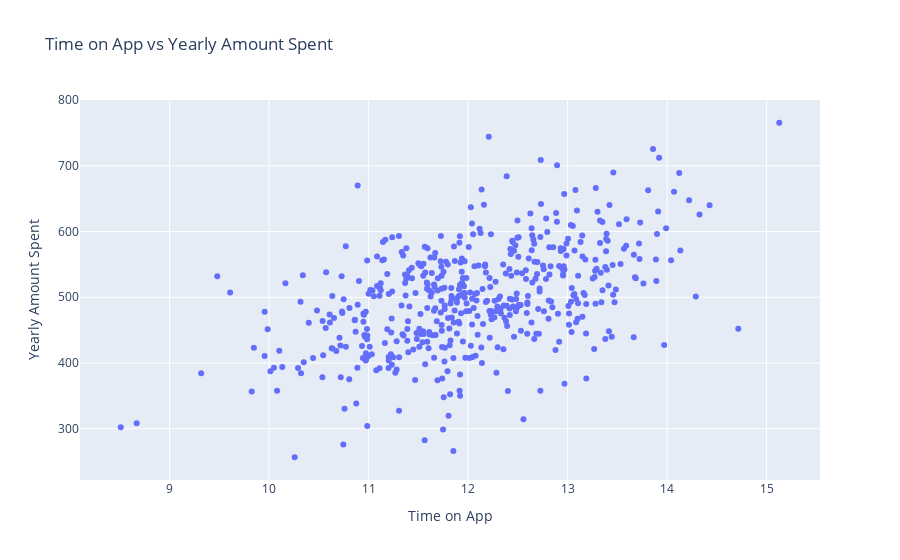

The cell this chart's notebook holds for it:
### Code cell
import plotly.express as px

fig = px.scatter(
    data_frame=data, 
    x='Time on App', 
    y='Yearly Amount Spent', 
    title='Time on App vs Yearly Amount Spent')
fig.show()

### Figure 1 — Plotly figure (JSON) as saved in the notebook; plotly's stock layout.template omitted (floating-point values rounded to 4 significant figures; data arrays with more than 128 entries replaced by an {"elided": "..."} marker saying what was removed)
{"data": [{"hovertemplate": "Time on App=%{x}<br>Yearly Amount Spent=%{y}<extra></extra>", "legendgroup": "", "marker": {"color": "#636efa", "symbol": "circle"}, "mode": "markers", "name": "", "orientation": "v", "showlegend": false, "type": "scatter", "x": {"elided": "500 float values"}, "xaxis": "x", "y": {"elided": "500 float values"}, "yaxis": "y"}], "layout": {"legend": {"tracegroupgap": 0}, "title": {"text": "Time on App vs Yearly Amount Spent"}, "xaxis": {"anchor": "y", "domain": [0, 1], "title": {"text": "Time on App"}}, "yaxis": {"anchor": "x", "domain": [0, 1], "title": {"text": "Yearly Amount Spent"}}}}
